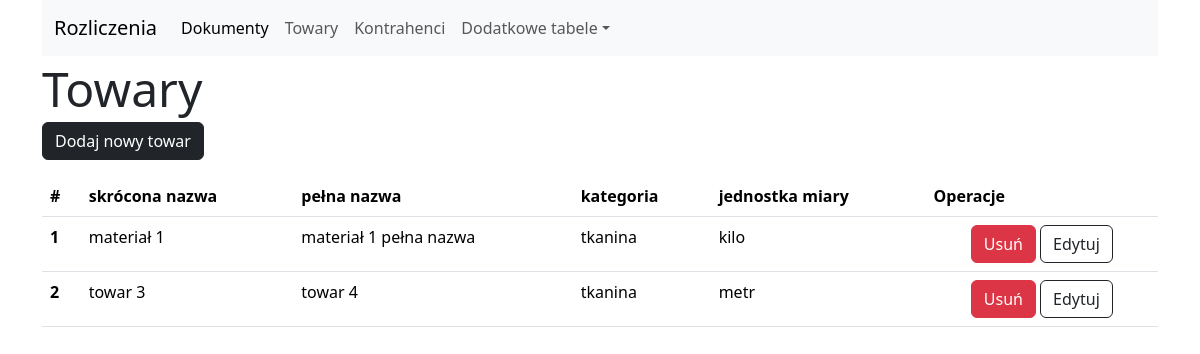
The page /items/list on the database its author committed.
### tables this page shows
CREATE TABLE items (
	id INTEGER NOT NULL, 
	category_id INTEGER, 
	measurement_id INTEGER, 
	short_name VARCHAR(15) NOT NULL, 
	name VARCHAR, 
	PRIMARY KEY (id), 
	FOREIGN KEY(category_id) REFERENCES items_categories (id), 
	FOREIGN KEY(measurement_id) REFERENCES measurement_units (id)
);

CREATE TABLE items_categories (
	id INTEGER NOT NULL, 
	name VARCHAR(35) NOT NULL, 
	description VARCHAR, 
	PRIMARY KEY (id)
);

CREATE TABLE measurement_units (
	id INTEGER NOT NULL, 
	name VARCHAR(35) NOT NULL, 
	unit_symbol VARCHAR(3) NOT NULL, 
	PRIMARY KEY (id)
);

### blueprints/items_bp.py (the view)
@items_blueprint.route('/items/list')
def items_list():
    request_params = request.args.to_dict()
    if request_params and request_params.get('mode') == 'remove':
        id_elem = request_params.get('id_elem')
        if id_elem:
            db.remove_item(int(id_elem))
            return redirect('/items/list')
    list_data = db.show_all_items()
    return render_template('custom_forms/items.html', settings=settings, page_state='list', list_data=list_data)

### db_cms/db_cms_core.py (called while the page is built)
    def show_all_items(self):
        columns = [self.items.c.id, self.items.c.short_name, self.items.c.name,
                   self.items_categories.c.name.label('category_name'),
                   self.measurement_units.c.name.label('unit_name')]
        selected = select(columns)
        selected = selected.select_from(
            self.items.join(self.items_categories, self.items.c.category_id == self.items_categories.c.id).join(
                self.measurement_units, self.items.c.measurement_id == self.measurement_units.c.id))
        with self.__engine__.connect() as conn:
            return conn.execute(selected).all()

### templates/custom_forms/items.html (shortened to what this page needs)
{% extends "simple_forms/base.html" %}
{% from 'bootstrap5/form.html' import render_field %}
    {% block element_list %}
    {% if page_state == 'list': %}
    <a href="/items/new" class="btn btn-dark">{{settings['button_name']}}</a>
    {% endif %}
    {% if list_data: %}
    <table class="table my-3">
        <thead>
        <tr>
            <th scope="col">#</th>
            {% for column_title in settings['table_headers']: %}
            <th scope="col">{{column_title}}</th>
            {% endfor%}
            <th scope="col">Operacje</th>
        </tr>
        </thead>
        <tbody>
        {% for row in list_data: %}
        <tr>
            <th scope="row">{{loop.index}}</th>
            <td>{{row['short_name']}}</td>
            <td>{{row['name']}}</td>
            <td>{{row['category_name']}}</td>
            <td>{{row['unit_name']}}</td>
            <td class="text-center">
                <button class="btn btn-danger remove-button" data-bs-toggle="modal" data-bs-target="#deleteElementModal"
                        data-id="{{row['id']}}"  data-name="{{row['short_name']}}">Usuń
                </button>
                <a class="btn border-1 border-dark" href="{{'/items/edit/' ~ row['id']}}">Edytuj</a>
            </td>
        </tr>
        {% endfor %}
        </tbody>
    </table>
    {% endif %}
    {% endblock %}

### rows shown on the page
items: short_name "materiał 1", name "materiał 1 pełna nazwa", category_name "tkanina", unit_name "kilo"
items: short_name "towar 3", name "towar 4", category_name "tkanina", unit_name "metr"

### other values the page prints
{{ settings['title'] }} "Towary"
{{ settings['button_name'] }} "Dodaj nowy towar"
{{ column_title }} "skrócona nazwa" "pełna nazwa" "kategoria" "jednostka miary"
